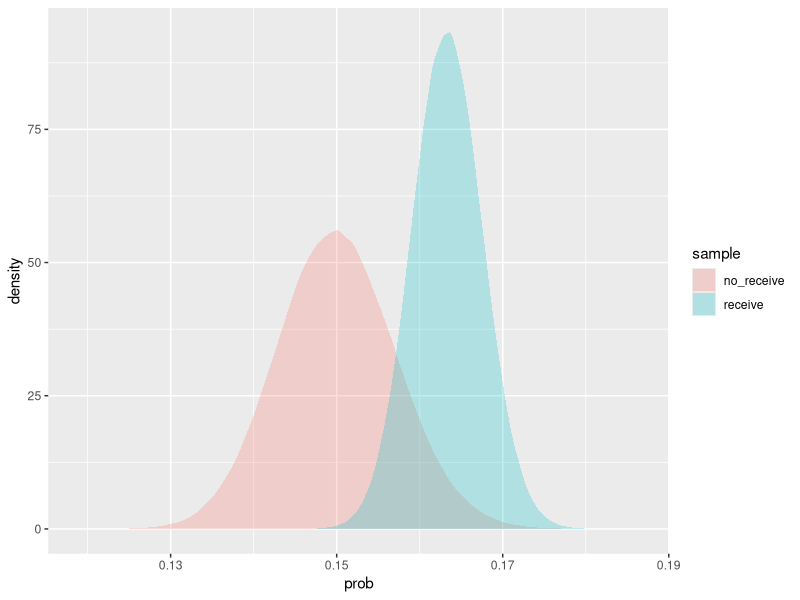
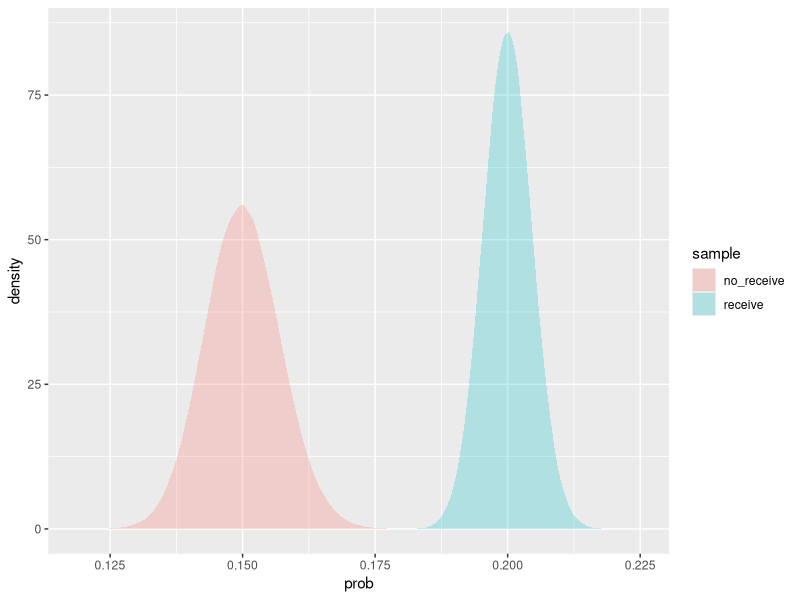

Write the R code that produced these figures, in order.
## ---- chunk 1
rm(list=ls())
library(tidyverse)
## ---- chunk 2
population <- 10000

receive_mail <- 7500
no_receive_mail <- 2500
## ---- chunk 3
receive.purchase <- 1225
no_receive.purchase <- 375
## ---- chunk 4
sim <- 1000000
receive_samples <- rbeta(sim, receive.purchase, receive_mail - receive.purchase)
no_receive_samples <- rbeta(sim, no_receive.purchase, no_receive_mail - no_receive.purchase)
## ---- chunk 5
receive.df <- as.data.frame(receive_samples) %>%
  rename(prob = 1) %>%
  mutate(sample = "receive")

no_receive.df <- as.data.frame(no_receive_samples) %>%
  rename(prob = 1) %>%
  mutate(sample = "no_receive")

df <- rbind(receive.df, no_receive.df)
## ---- chunk 6
ggplot(df, aes(x=prob, fill=sample)) +
  geom_density(color=NA, alpha = 0.25)
## ---- chunk 7
receive.purchase2 <- 1500

receive_samples2 <- rbeta(sim, receive.purchase2, receive_mail - receive.purchase2)

receive.df2 <- as.data.frame(receive_samples2) %>%
  rename(prob = 1) %>%
  mutate(sample = "receive")


df2 <- rbind(receive.df2, no_receive.df)


ggplot(df2, aes(x=prob, fill=sample)) +
  geom_density(color=NA, alpha = 0.25)
